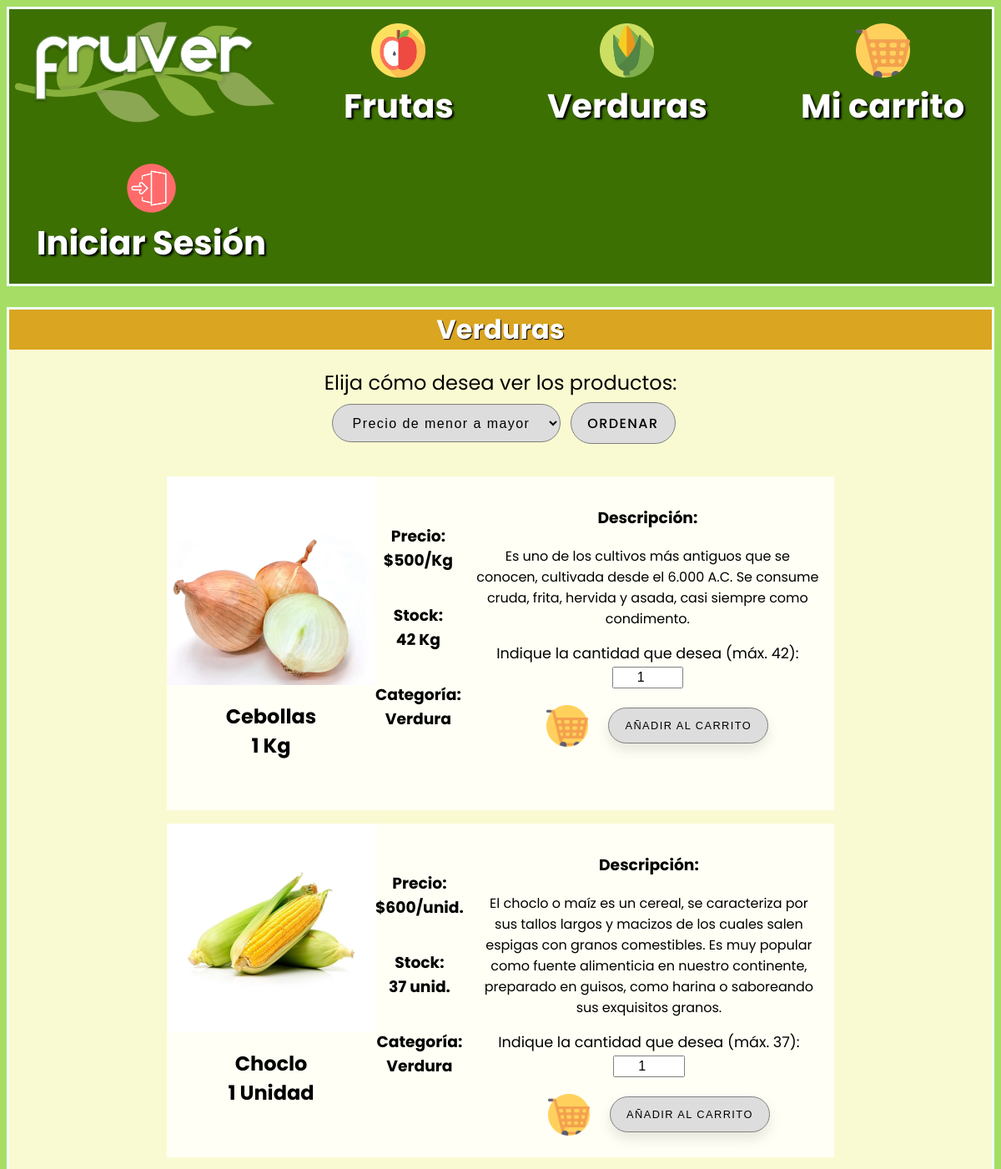
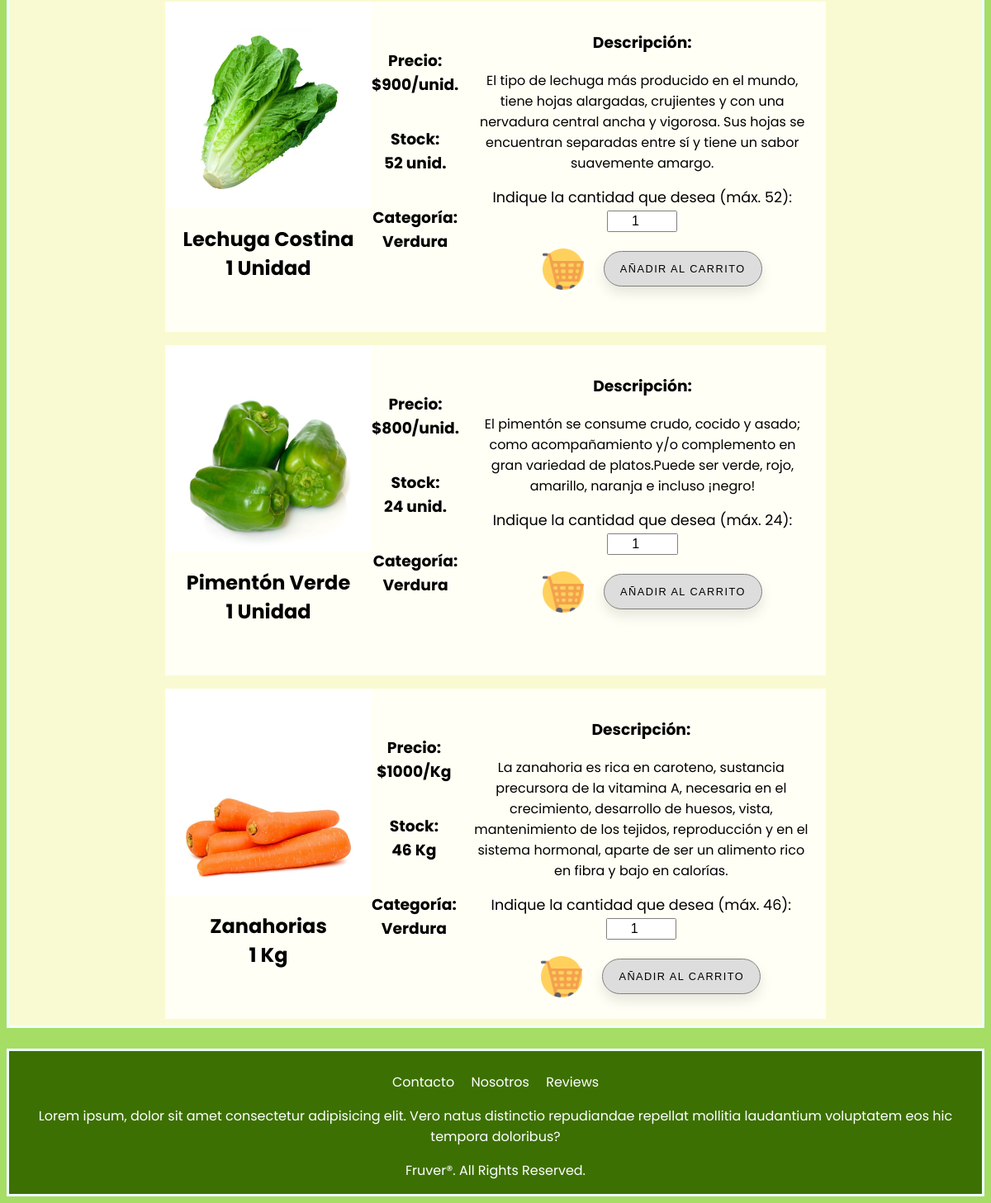
Page /pedidos/verduras/ on the committed database (2 pictures, top to bottom).
### Productos/models.py (models this page shows, shortened)
class Producto(models.Model):
    nombre_producto = models.CharField(max_length=30)
    tipo_producto = models.CharField(max_length=20)
    precio_producto = models.IntegerField(default=0)
    modo_venta = models.CharField(max_length=30)
    stock_producto = models.IntegerField(default=0)
    descripcion_producto = models.TextField(max_length=350)
    imagen_producto = models.ImageField(null=True, blank=True)

### Pedidos/views.py (the view)
# urls.py: path('verduras/', views.verduras, name='fruver-verduras'), #Sección de verduras a la venta
def verduras(request):
    verduras = Producto.objects.filter(tipo_producto='Verdura')
    context = {'verduras': verduras}
    return render(request, 'Pedidos/verduras.html', context)

### Pedidos/context_processor.py (called while the page is built)
def total_pedido(request):
    total = 0
    if request.user.is_authenticated:
        if "carrito" in request.session.keys():
            for key, value in request.session["carrito"].items():
                total += int(value["subtotal"])
    return {"total_pedido": total}

### Pedidos/templates/Pedidos/verduras.html (shortened to what this page needs)
{% extends "Home/base.html" %}
{% load static %}
{% block stylesheet %}
<link rel="stylesheet" href="{% static 'Pedidos/styles/verduras.css' %}">
{% endblock stylesheet %}
{% block content %}
    <h1>Verduras</h1>
    <section class="combobox" >
        <label for="ordenar">Elija cómo desea ver los productos:</label><br>
        <form action="{% url 'fruver-filtrarverduras' %}" method="POST">
            <select name="ordenar" id="ordenar">
                <option value="precio_producto">Precio de menor a mayor</option>
            </select>
            <button type="submit" class="order">Ordenar</button>
        </form><br>
    </section>
    <section class="productoss" >
        {% for verdura in verduras %}
            <div class="producto">
                <div class="box1">
                    <img src="{{verdura.imagen_producto.url}}" alt={{verdura.nombre_producto}} width="250" height="250">
                    <h2>{{verdura.nombre_producto}}<br>1 {{verdura.modo_venta}}</h2>
                </div>
                <div class="box2">
                    <h3>Precio:<br>${{verdura.precio_producto}}{% if verdura.modo_venta == 'Kg'%}/Kg{% elif verdura.modo_venta == 'Unidad'%}/unid.{% endif %}</h3>
                    {% if verdura.stock_producto == 0 %}
                        <h3 style="color: firebrick">Sin Stock</h3>
                    {% elif verdura.stock_producto > 0 %}
                        <h3>Stock:<br>{{verdura.stock_producto}} {% if verdura.modo_venta == 'Kg'%}Kg{% elif verdura.modo_venta == 'Unidad'%}unid.{% endif %}</h3>
                    {% endif %}
                    <h3>Categoría:<br>{{verdura.tipo_producto}}</h3>
                </div>
                <div class="box3">
                    <h3>Descripción:</h3>
                    <p>{{verdura.descripcion_producto}}</p>
                    <form action="{% url 'fruver-agregarproducto' verdura.id %}" method="POST">
                        <label class="cantidad" for="cantidad">Indique la cantidad que desea (máx. {{verdura.stock_producto}}):</label><br>
                        <input type="number" name="cantidad" id="cantidad" value="1" min="1" max={{verdura.stock_producto}} width="1"><br>
                        <div class="shoppingcart">
                            <img src="{% static 'Home/images/navbar/cart.png' %}" alt="Carrito de compras" width="50" height="50" style="margin:1rem 1.5rem;">
                            <button type="submit" class="addcart">Añadir al carrito</button>
                        </div>
                    </form>
                </div>
            </div>
        {% endfor %}
    </section>
{% endblock content %}

### Home/static/Home/styles/base.css (style rules this page uses)
body { font-family: 'Poppins', sans-serif; background-color: #a5dd65; }

### Pedidos/static/Pedidos/styles/verduras.css (style rules this page uses)
h1 { background-color: goldenrod; color: white; margin-top: 0rem; text-shadow: 1px 1px 1px black; }
label { font-size: 1.5rem; }
select { margin: 0.5rem; font-size: 1.3rem; border: solid 0.1rem grey; border-radius: 2rem; font-size: 1rem; letter-spacing: 0.09rem; padding: 0.8em 1.2em; color: black; background-color: rgb(221, 221, 221); }
.productoss { display: flex; flex-flow: row wrap; justify-content: center; align-items: center; }
.producto { background-color: rgb(255, 255, 245); width: 50rem; height: 25rem; margin: 0.5rem; display: flex; }
.box1 { display: flex; flex-flow: column wrap; }
.box2 { display: flex; flex-flow: column wrap; }
.box3 { margin: 1rem 1rem; font-size: 1rem; }
.cantidad { font-size: 1.1rem; }
.order { position: relative; font-size: 1rem; text-transform: uppercase; letter-spacing: 0.09rem; padding: 0.7em 1.2em; display: inline-block; border: solid 0.1rem grey; border-radius: 2rem; transition: all .2s; font-family: inherit; font-weight: 500; color: black; background-color: rgb(221, 221, 221); }
.order::after { content: ""; display: inline-block; height: 100%; width: 100%; border-radius: 100px; position: absolute; top: 0; left: 0; z-index: -1; transition: all .4s; }
.order::after { background-color: white; }
#cantidad { margin: 0.2rem; font-size: 1rem; border: solid 0.1rem grey; border-radius: 0.1rem; letter-spacing: 0.09rem; padding: 0.2em 0.1em; color: black; background-color: white; text-align: center; width: 5rem; }
.shoppingcart { display: flex; flex-flow: row wrap; justify-content: center; align-items: center; }
.addcart { padding: 1em 1.5em; font-size: 0.8rem; text-transform: uppercase; letter-spacing: 0.09rem; font-weight: 500; color: #000; background-color: rgb(221, 221, 221); border: solid 0.1rem grey; border-radius: 2rem; box-shadow: 0px 8px 15px rgba(0, 0, 0, 0.1); transition: all 0.3s ease 0s; cursor: pointer; outline: none; }

### rows in the picture
Producto: imagen_producto (picture), nombre_producto "Cebollas", modo_venta "Kg", precio_producto "500", shows "/Kg", stock_producto "42", tipo_producto "Verdura", descripcion_producto "Es uno de los cultivos más antiguos que se conocen, cultivada desde el 6.000 A.C. Se consume cruda, frita, hervida y asada, casi siempre como condimento."
Producto: imagen_producto (picture), nombre_producto "Choclo", modo_venta "Unidad", precio_producto "600", shows "/unid.", stock_producto "37", tipo_producto "Verdura", descripcion_producto "El choclo o maíz es un cereal, se caracteriza por sus tallos largos y macizos de los cuales salen espigas con granos comestibles. Es muy popular como fuente alimenticia en nuestro continente, preparado en guisos, como harina o saboreando sus exquisitos granos."
Producto: imagen_producto (picture), nombre_producto "Lechuga Costina", modo_venta "Unidad", precio_producto "900", shows "/unid.", stock_producto "52", tipo_producto "Verdura", descripcion_producto "El tipo de lechuga más producido en el mundo, tiene hojas alargadas, crujientes y con una nervadura central ancha y vigorosa. Sus hojas se encuentran separadas entre sí y tiene un sabor suavemente amargo."
Producto: imagen_producto (picture), nombre_producto "Pimentón Verde", modo_venta "Unidad", precio_producto "800", shows "/unid.", stock_producto "24", tipo_producto "Verdura", descripcion_producto "El pimentón se consume crudo, cocido y asado; como acompañamiento y/o complemento en gran variedad de platos.Puede ser verde, rojo, amarillo, naranja e incluso ¡negro!"
Producto: imagen_producto (picture), nombre_producto "Zanahorias", modo_venta "Kg", precio_producto "1000", shows "/Kg", stock_producto "46", tipo_producto "Verdura", descripcion_producto "La zanahoria es rica en caroteno, sustancia precursora de la vitamina A, necesaria en el crecimiento, desarrollo de huesos, vista, mantenimiento de los tejidos, reproducción y en el sistema hormonal, aparte de ser un alimento rico en fibra y bajo en calorías."
